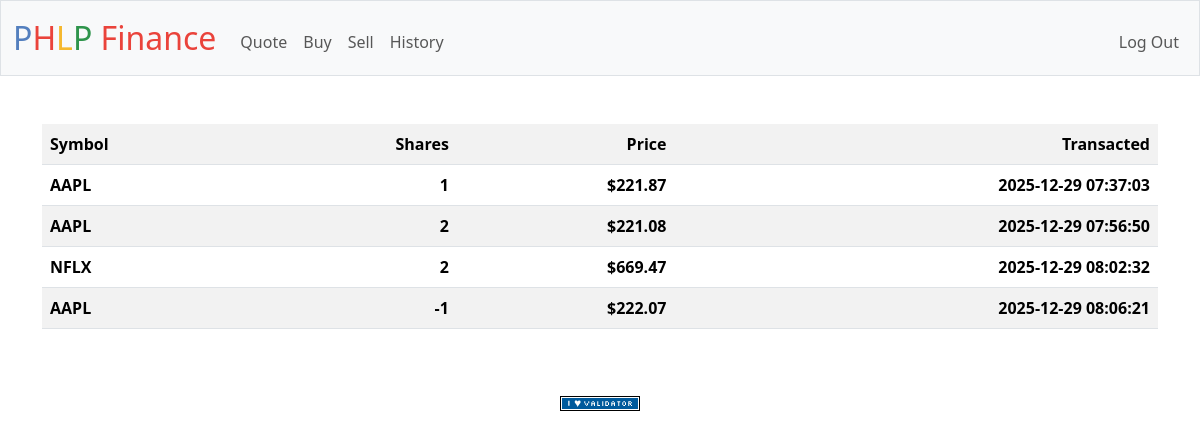
The page /history (signed in) on the database its author committed.
### tables this page shows
CREATE TABLE transactions(
                    userid TEXT NOT NULL,
                    username TEXT NOT NULL,
                    purchase_symbol TEXT NOT NULL,
                    purchase_shares INTEGER NOT NULL,
                    purchase_price REAL NOT NULL,
                    event_date TEXT NOT NULL,
                    PRIMARY KEY (userid, event_date, purchase_symbol, purchase_shares)
        );

### app.py (the view)
@app.route("/history")
@login_required
def history():
    conn = get_db_connection()
    cur = conn.cursor()
    cur.execute(
        """
        select
            purchase_symbol as symbol,
            purchase_shares as shares,
            purchase_price as price,
            event_date as transacted
        from transactions
        where userid = ?
        """, (session["user_id"],)
    )
    records = cur.fetchall()
    conn.close()
    return render_template("history.html", records=records)

### app.py (called while the page is built)
def get_db_connection():
    conn = sqlite3.connect(DB_PATH)
    conn.row_factory = sqlite3.Row  # return rows as dict-like objects
    return conn

@app.after_request
def after_request(response):
    response.headers["Cache-Control"] = "no-cache, no-store, must-revalidate"
    response.headers["Expires"] = 0
    response.headers["Pragma"] = "no-cache"
    return response

### helpers.py (called while the page is built)
def login_required(f):
    @wraps(f)
    def decorated_function(*args, **kwargs):
        if session.get("user_id") is None:
            return redirect("/login")
        return f(*args, **kwargs)
    return decorated_function

def usd(value):
    return f"${value:,.2f}"

### templates/history.html (shortened to what this page needs)
{% extends "layout.html" %}
{% block main %}
<table class="table table-striped">
    <tr>
        <th class="text-start">Symbol</th>
        <th class="text-end">Shares</th>
        <th class="text-end">Price</th>
        <th class="text-end">Transacted</th>
    </tr>
    {% for record in records %}
    <tr>
        <th class="text-start">{{ record.symbol }}</th>
        <th class="text-end">{{ record.shares }}</th>
        <th class="text-end">{{ record.price | usd }}</th>
        <th class="text-end">{{ record.transacted }}
    </tr>
    {% endfor%}
</table>
{% endblock %}

### rows shown on the page
transactions: symbol "AAPL", shares "1", price "$221.87", transacted "2025-12-29 07:37:03"
transactions: symbol "AAPL", shares "2", price "$221.08", transacted "2025-12-29 07:56:50"
transactions: symbol "NFLX", shares "2", price "$669.47", transacted "2025-12-29 08:02:32"
transactions: symbol "AAPL", shares "-1", price "$222.07", transacted "2025-12-29 08:06:21"
